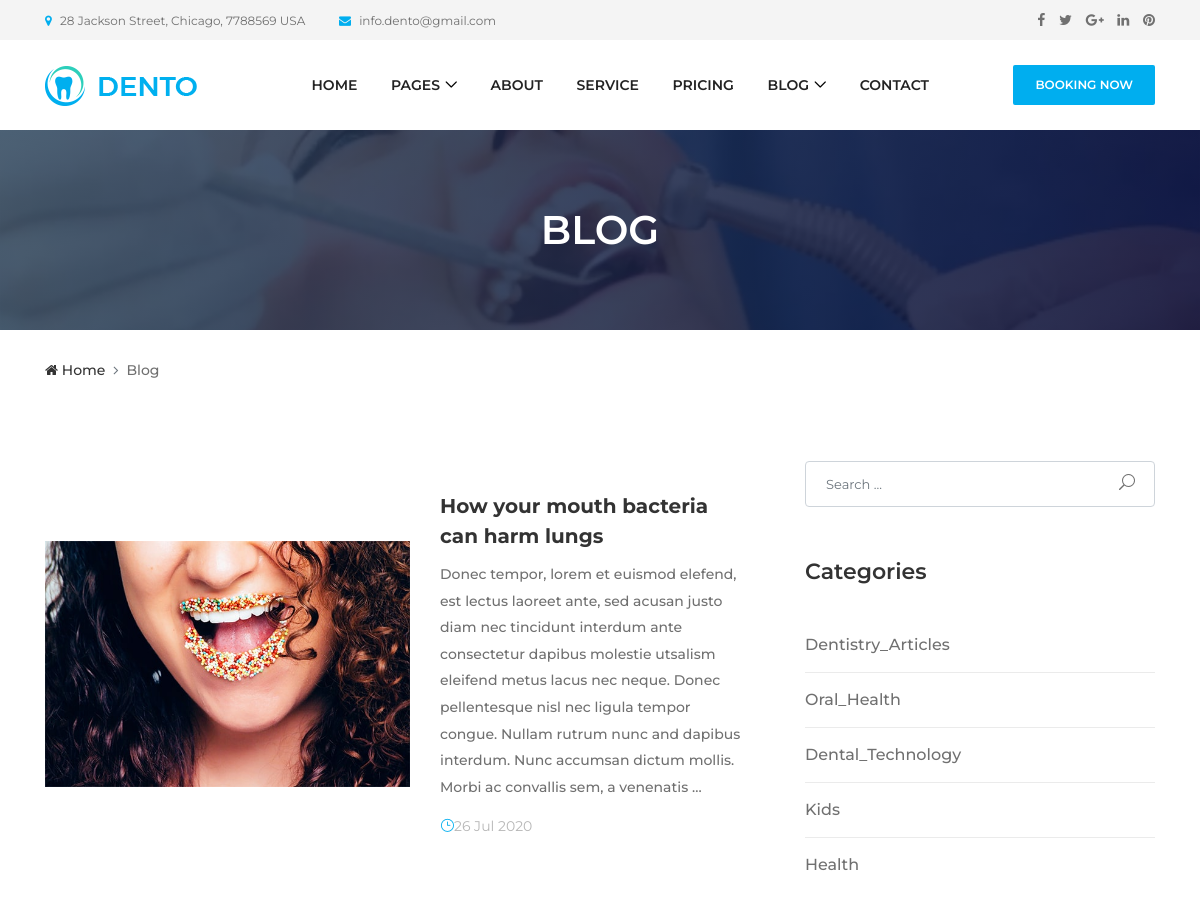
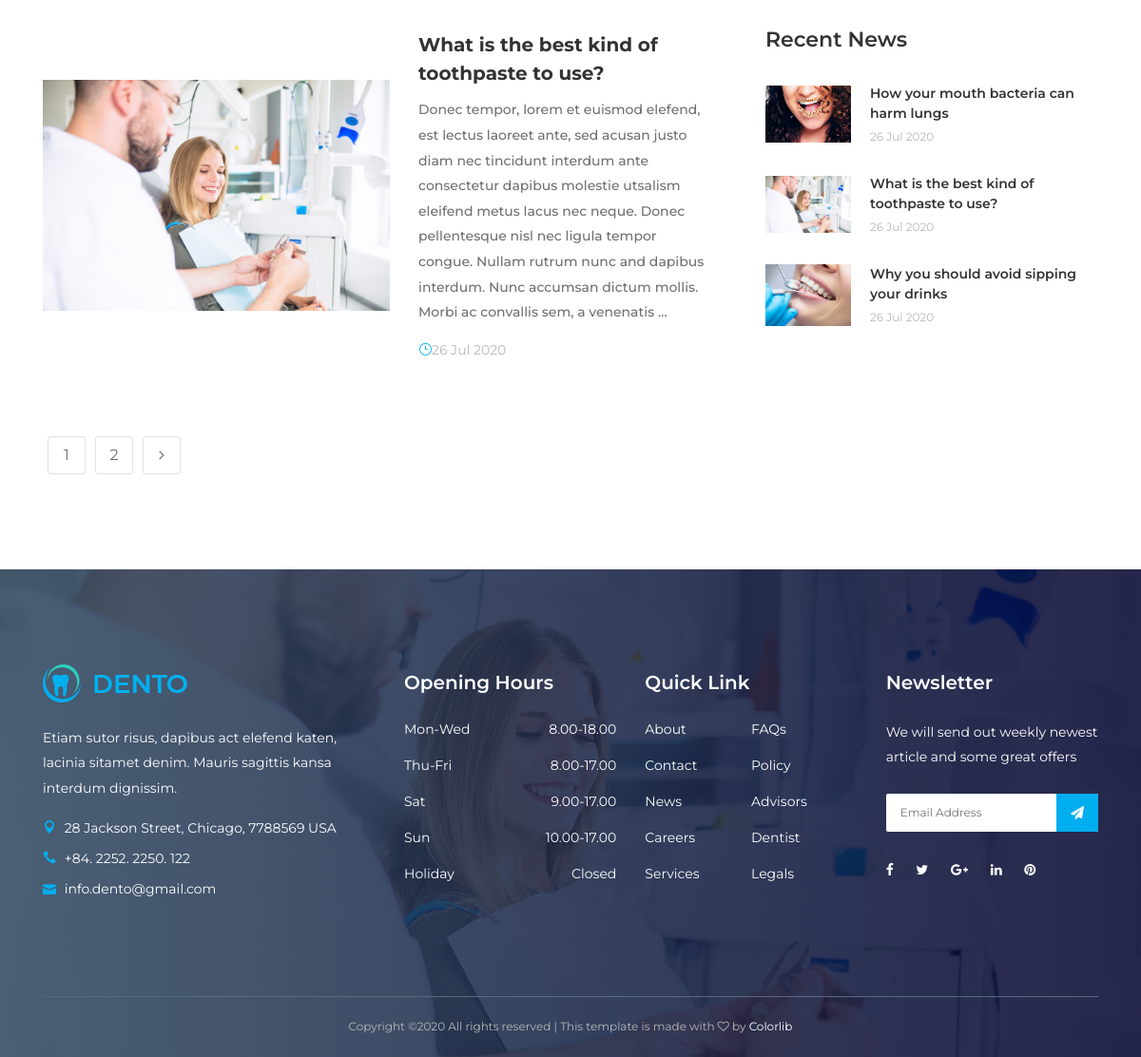
Screenshot of /blog/ with the database file from the repository (2 pictures, top to bottom).
### blog/models.py (models this page shows, shortened)
class BlogPost(models.Model):
	auther = models.ForeignKey(User,on_delete=models.CASCADE)
	title = models.CharField(max_length=150)
	description = models.TextField()
	image = models.ImageField(upload_to = 'media/blog')
	created = models.DateTimeField(default=timezone.now)
	category = models.ForeignKey('Category',on_delete = models.SET_NULL,null=True)
	tags = TaggableManager(blank=True)
	class Meta:
		verbose_name='BlogPostss'
		verbose_name_plural='BlogPosts'

class Category(models.Model):
	name = models.CharField(max_length=50)
	def __str__(self):
		return self.name

### blog/views.py (the view)
# urls.py: path('', views.post_list, name = 'post_list'),
def post_list(request):
	post_list = BlogPost.objects.all()
	latests = BlogPost.objects.filter(created__lte=timezone.now()).reverse()[:3]
	categories = Category.objects.all()
	search_query = request.GET.get('q')
	if search_query:
		post_list = post_list.filter(
			Q(title__icontains = search_query)|
			Q(description__icontains = search_query)|
			Q(tags__name__icontains = search_query)
			).distinct()
	paginator = Paginator(post_list, 2)
	page_number = request.GET.get('page')
	page_obj = paginator.get_page(page_number)
	context = {
			'post_list':page_obj,
			'categories':categories,
			'latests':latests,
			}
	return render(request,'blog/blog.html',context)

### blog/templates/blog/blog.html (shortened to what this page needs)
{% extends "base.html" %}
{% load static %}
{% block body %}
  <div class="breadcumb-area bg-img bg-gradient-overlay" style="background-image: url({% static 'img/bg-img/12.jpg' %});">
	    <div class="container h-100">
	      <div class="row h-100 align-items-center">
	        <div class="col-12">
	          <h2 class="title">Blog</h2>
	        </div>
	      </div>
	    </div>
  </div>
  <div class="breadcumb--con">
    <div class="container">
      <div class="row">
        <div class="col-12">
          <nav aria-label="breadcrumb">
            <ol class="breadcrumb">
              <li class="breadcrumb-item"><a href="#"><i class="fa fa-home"></i> Home</a></li>
              <li class="breadcrumb-item active" aria-current="page">Blog</li>
            </ol>
          </nav>
        </div>
      </div>
    </div>
  </div>
  <section class="dento-blog-area mt-50">
    <div class="container">
      <div class="row">
        <div class="col-12 col-lg-8">
         {% for post in post_list %}
	          <div class="single-blog-item style-2 d-flex flex-wrap align-items-center mb-50">
			            <div class="blog-thumbnail">
			              <a href="{% url 'blog:post_detail' post.id %}">
			                <img src="{{post.image.url}}" alt="">
			              </a>
			            </div>
			            <div class="blog-content">
			              <a href="{% url 'blog:post_detail' post.id %}" class="post-title">{{post.title}}</a>
			              <p>{{post.description|truncatewords:50 }}</p>
			              <div class="post-meta">
			                <a href="#"><i class="icon_clock_alt"></i>{{post.created|date:'j M o'}}</a>
			              </div>
			            </div>
	          </div>
         {% endfor %}
          {% if post_list.has_other_pages %}
		          <nav class="dento-pagination mb-100">
		            <ul class="pagination">
		            	{% for i in post_list.paginator.page_range %}
				              <li class="page-item "><a class="page-link" href="?page={{i}}">{{i}}</a></li>
				        {% endfor %}
                        {% if post_list.has_next %}
		             			 <li class="page-item"><a class="page-link" href="?page={{post_list.next_page_number}}"><i class="fa fa-angle-right"></i></a></li>
		             	{% endif %}
		            </ul>
		          </nav>
		   {% endif %}
        </div>
        <div class="col-12 col-lg-4">
          <div class="dento-sidebar">
            <div class="single-widget-area search-widget">
               <form method="GET" action="{% url 'blog:post_list' %}">
                <input type="search" name="q" class="form-control" placeholder="Search ..." value="{{request.Get.q}}">
                <button type="submit"><i class="icon_search"></i></button>
              </form>
            </div>
            <div class="single-widget-area catagories-widget">
              <h5 class="widget-title">Categories</h5>
              <ul class="catagories-list">
	              	{% for cat in categories  %}
	               		 <li><a href="{% url 'blog:post_by_category' cat %}">{{cat}}</a></li>
	                {% endfor %}
              </ul>
            </div>
            <div class="single-widget-area news-widget">
              <h5 class="widget-title">Recent News</h5>
               {% for po in latests  %}
	              <div class="single-news-area d-flex align-items-center">
			                <div class="blog-thumbnail">
			                  <img src="{{po.image.url}}" alt="">
			                </div>
			                <div class="blog-content">
			                  <a href="{% url 'blog:post_detail' po.id %}" class="post-title">{{po.title}}</a>
			                  <span class="post-date">{{po.created|date:'j M o'}}</span>
			                </div>
	              </div>
              {% endfor %}
          </div>
        </div>
      </div>
    </div>
  </section>
{% endblock body %}

### static/style.css (style rules this page uses)
* { margin: 0; padding: 0; }
body { font-family: "Montserrat", sans-serif; font-weight: 400; font-size: 14px; }
h1, h2, h3, h4, h5, h6 { font-family: "Montserrat", sans-serif; color: #333333; line-height: 1.4; font-weight: 600; }
a, a:active, a:focus, a:hover { color: #333333; text-decoration: none; -webkit-transition-duration: 500ms; -o-transition-duration: 500ms; transition-duration: 500ms; outline: none; }
li { list-style: none; }
p { line-height: 1.9; color: #707070; font-size: 14px; font-weight: 400; }
img { max-width: 100%; height: auto; }
ul { margin: 0; padding: 0; }
ul li { margin: 0; padding: 0; }
.bg-gradient-overlay { position: relative; z-index: 1; }
.bg-gradient-overlay::after { position: absolute; content: ""; height: 100%; width: 100%; top: 0; left: 0; z-index: -1; background: #2c455d; background: -webkit-linear-gradient(to right, #2c455d, #00012c); background: linear-gradient(to right, #2c455d, #00012c); opacity: 0.85; }
.bg-img { background-position: center center; background-size: cover; background-repeat: no-repeat; }
.mt-50 { margin-top: 50px; }
.mb-50 { margin-bottom: 50px; }
.mb-100 { margin-bottom: 100px; }
.breadcumb-area { position: relative; z-index: 1; height: 200px; }
.breadcumb-area .title { font-size: 40px; margin-bottom: 0; color: #ffffff; text-transform: uppercase; text-align: center; }
.breadcumb--con .breadcrumb { padding: 30px 0; margin-bottom: 0; list-style: none; background-color: transparent; border-radius: 0; }
.breadcumb--con .breadcrumb .breadcrumb-item, .breadcumb--con .breadcrumb .breadcrumb-item > a, .breadcumb--con .breadcrumb .breadcrumb-item.active { font-size: 14px; text-transform: capitalize; color: #333333; font-weight: 500; }
.breadcumb--con .breadcrumb .breadcrumb-item.active { color: #707070; }
.breadcumb--con .breadcrumb .breadcrumb-item + .breadcrumb-item::before { content: "\f105"; font-family: 'FontAwesome'; }
.single-blog-item { position: relative; z-index: 1; box-shadow: 0 0 30px 0 rgba(0, 0, 0, 0.1); }
.single-blog-item .blog-content { background-color: #ffffff; padding: 30px; }
.single-blog-item .blog-content .post-title { font-size: 20px; font-weight: 700; display: block; margin-bottom: 10px; }
.single-blog-item .blog-content p { font-weight: 500; }
.single-blog-item .blog-content .post-meta a { display: inline-block; color: #b7b7b7; margin-right: 15px; }
.single-blog-item .blog-content .post-meta a i { color: #00aeef; }
.single-blog-item .blog-content .post-meta a:last-child { margin-right: 0; }
.single-blog-item.style-2 { box-shadow: none; }
.single-blog-item.style-2 .blog-content, .single-blog-item.style-2 .blog-thumbnail { -webkit-box-flex: 0; -ms-flex: 0 0 50%; flex: 0 0 50%; max-width: 50%; width: 50%; }
.dento-pagination { position: relative; z-index: 1; }
.dento-pagination .pagination .page-item .page-link { width: 40px; height: 40px; border-radius: 3px; padding: 0; line-height: 38px; margin: 0 5px; text-align: center; background-color: transparent; color: #707070; font-size: 16px; }
.single-widget-area { position: relative; z-index: 1; margin-bottom: 50px; }
.single-widget-area .widget-title { margin-bottom: 30px; font-size: 22px; }
.search-widget form { width: 100%; position: relative; z-index: 1; }
.search-widget form .form-control { width: 100%; height: 46px; font-size: 13px; padding: 0 20px; }
.search-widget form button { position: absolute; width: auto; height: 46px; top: 0; border: none; background-color: transparent; right: 20px; line-height: 46px; cursor: pointer; font-size: 16px; color: #707070; }
.catagories-list { position: relative; z-index: 1; }
.catagories-list li a { display: block; padding: 15px 0; font-size: 16px; color: #707070; font-weight: 500; border-bottom: 1px solid #ebebeb; }
.catagories-list li:last-child a { border-bottom: none; }
.single-news-area { position: relative; z-index: 1; margin-bottom: 30px; }
.single-news-area:last-child { margin-bottom: 0; }
.single-news-area .blog-thumbnail { -webkit-box-flex: 0; -ms-flex: 0 0 90px; flex: 0 0 90px; max-width: 90px; width: 90px; }
.single-news-area .blog-content { margin-left: 20px; }
.single-news-area .blog-content .post-title { font-size: 14px; color: #333333; display: block; margin-bottom: 5px; font-weight: 600; }
.single-news-area .blog-content .post-date { color: #b7b7b7; display: block; margin-bottom: 0; font-size: 12px; }

### rows the page displays
BlogPost: image (picture), title "How your mouth bacteria can harm lungs", description "Donec tempor, lorem et euismod elefend, est lectus laoreet ante, sed acusan justo diam nec tincidunt interdum ante consectetur dapibus molestie utsalism eleifend metus lacus nec neque. Donec pellentesque nisl nec ligula tempor congue. Nullam rutrum nunc and dapibus interdum. Nunc accumsan dictum mollis. Morbi ac convallis sem, a venenatis …", created "26 Jul 2020"
BlogPost: image (picture), title "What is the best kind of toothpaste to use?", description "Donec tempor, lorem et euismod elefend, est lectus laoreet ante, sed acusan justo diam nec tincidunt interdum ante consectetur dapibus molestie utsalism eleifend metus lacus nec neque. Donec pellentesque nisl nec ligula tempor congue. Nullam rutrum nunc and dapibus interdum. Nunc accumsan dictum mollis. Morbi ac convallis sem, a venenatis …", created "26 Jul 2020"
Category: name "Dentistry_Articles"
Category: name "Oral_Health"
Category: name "Dental_Technology"
Category: name "Kids"
Category: name "Health"
BlogPost: image (picture), title "Why you should avoid sipping your drinks", created "26 Jul 2020"

### other values shown
{{ i }} "1" "2"
